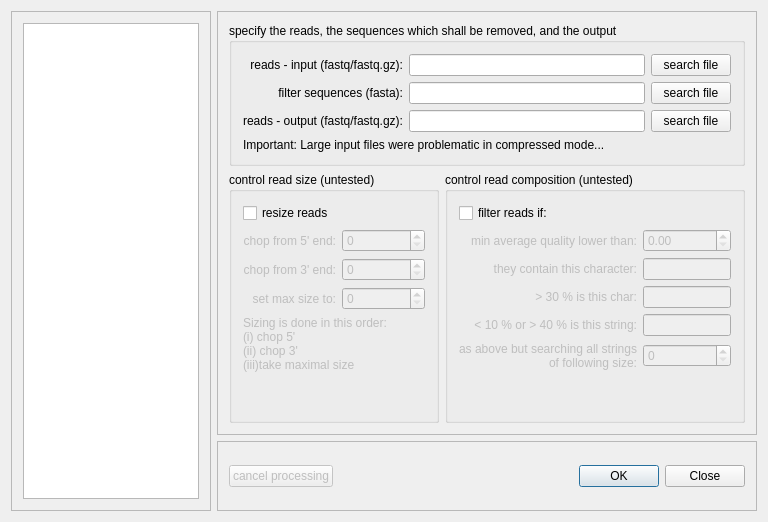
<?xml version="1.0" encoding="UTF-8"?>
<ui version="4.0">
 <class>Widget</class>
 <widget class="QWidget" name="Widget">
  <property name="geometry">
   <rect>
    <x>0</x>
    <y>0</y>
    <width>752</width>
    <height>508</height>
   </rect>
  </property>
  <property name="windowTitle">
   <string>Widget</string>
  </property>
  <layout class="QGridLayout" name="gridLayout_7">
   <item row="0" column="0" rowspan="2">
    <widget class="QFrame" name="frame_2">
     <property name="minimumSize">
      <size>
       <width>200</width>
       <height>500</height>
      </size>
     </property>
     <property name="frameShape">
      <enum>QFrame::StyledPanel</enum>
     </property>
     <property name="frameShadow">
      <enum>QFrame::Raised</enum>
     </property>
     <layout class="QGridLayout" name="gridLayout">
      <item row="0" column="0">
       <widget class="QListWidget" name="queueListWidget"/>
      </item>
     </layout>
    </widget>
   </item>
   <item row="0" column="1">
    <widget class="QFrame" name="frame">
     <property name="minimumSize">
      <size>
       <width>540</width>
       <height>400</height>
      </size>
     </property>
     <property name="frameShape">
      <enum>QFrame::StyledPanel</enum>
     </property>
     <property name="frameShadow">
      <enum>QFrame::Raised</enum>
     </property>
     <layout class="QGridLayout" name="gridLayout_6">
      <item row="1" column="1">
       <widget class="QGroupBox" name="groupBox_3">
        <property name="minimumSize">
         <size>
          <width>300</width>
          <height>240</height>
         </size>
        </property>
        <property name="title">
         <string>control read composition (untested)</string>
        </property>
        <layout class="QGridLayout" name="gridLayout_4">
         <item row="4" column="1">
          <widget class="QLineEdit" name="uncomplexStringLineEdit">
           <property name="enabled">
            <bool>false</bool>
           </property>
           <property name="maxLength">
            <number>100</number>
           </property>
          </widget>
         </item>
         <item row="4" column="0">
          <widget class="QLabel" name="label_12">
           <property name="enabled">
            <bool>false</bool>
           </property>
           <property name="text">
            <string>&lt; 10 % or &gt; 40 % is this string:</string>
           </property>
           <property name="alignment">
            <set>Qt::AlignRight|Qt::AlignTrailing|Qt::AlignVCenter</set>
           </property>
          </widget>
         </item>
         <item row="1" column="0">
          <widget class="QLabel" name="label_9">
           <property name="enabled">
            <bool>false</bool>
           </property>
           <property name="text">
            <string>min average quality lower than:</string>
           </property>
           <property name="alignment">
            <set>Qt::AlignRight|Qt::AlignTrailing|Qt::AlignVCenter</set>
           </property>
          </widget>
         </item>
         <item row="5" column="0">
          <widget class="QLabel" name="label_13">
           <property name="enabled">
            <bool>false</bool>
           </property>
           <property name="text">
            <string>as above but searching all strings
of following size:</string>
           </property>
           <property name="alignment">
            <set>Qt::AlignRight|Qt::AlignTrailing|Qt::AlignVCenter</set>
           </property>
          </widget>
         </item>
         <item row="3" column="1">
          <widget class="QLineEdit" name="uncomplexCharLineEdit">
           <property name="enabled">
            <bool>false</bool>
           </property>
           <property name="maxLength">
            <number>4</number>
           </property>
          </widget>
         </item>
         <item row="5" column="1">
          <widget class="QSpinBox" name="uncomplexWordSizeSpinBox">
           <property name="enabled">
            <bool>false</bool>
           </property>
           <property name="maximum">
            <number>1000</number>
           </property>
          </widget>
         </item>
         <item row="2" column="1">
          <widget class="QLineEdit" name="skipCharLineEdit">
           <property name="enabled">
            <bool>false</bool>
           </property>
           <property name="maxLength">
            <number>1</number>
           </property>
          </widget>
         </item>
         <item row="6" column="0">
          <spacer name="verticalSpacer_2">
           <property name="orientation">
            <enum>Qt::Vertical</enum>
           </property>
           <property name="sizeHint" stdset="0">
            <size>
             <width>20</width>
             <height>54</height>
            </size>
           </property>
          </spacer>
         </item>
         <item row="2" column="0">
          <widget class="QLabel" name="label_10">
           <property name="enabled">
            <bool>false</bool>
           </property>
           <property name="text">
            <string>they contain this character:</string>
           </property>
           <property name="alignment">
            <set>Qt::AlignRight|Qt::AlignTrailing|Qt::AlignVCenter</set>
           </property>
          </widget>
         </item>
         <item row="0" column="0" colspan="2">
          <widget class="QCheckBox" name="filterCheckBox">
           <property name="text">
            <string>filter reads if:</string>
           </property>
          </widget>
         </item>
         <item row="1" column="1">
          <widget class="QDoubleSpinBox" name="minQualSpinBox">
           <property name="enabled">
            <bool>false</bool>
           </property>
          </widget>
         </item>
         <item row="3" column="0">
          <widget class="QLabel" name="label_11">
           <property name="enabled">
            <bool>false</bool>
           </property>
           <property name="text">
            <string>&gt; 30 % is this char:</string>
           </property>
           <property name="alignment">
            <set>Qt::AlignRight|Qt::AlignTrailing|Qt::AlignVCenter</set>
           </property>
          </widget>
         </item>
        </layout>
       </widget>
      </item>
      <item row="1" column="0">
       <widget class="QGroupBox" name="groupBox_2">
        <property name="minimumSize">
         <size>
          <width>210</width>
          <height>240</height>
         </size>
        </property>
        <property name="title">
         <string>control read size (untested)</string>
        </property>
        <layout class="QGridLayout" name="gridLayout_3">
         <item row="0" column="0">
          <widget class="QCheckBox" name="sizingCheckBox">
           <property name="text">
            <string>resize reads</string>
           </property>
          </widget>
         </item>
         <item row="0" column="1">
          <spacer name="horizontalSpacer">
           <property name="orientation">
            <enum>Qt::Horizontal</enum>
           </property>
           <property name="sizeHint" stdset="0">
            <size>
             <width>47</width>
             <height>20</height>
            </size>
           </property>
          </spacer>
         </item>
         <item row="1" column="0">
          <widget class="QLabel" name="label_6">
           <property name="enabled">
            <bool>false</bool>
           </property>
           <property name="text">
            <string>chop from 5' end:</string>
           </property>
           <property name="alignment">
            <set>Qt::AlignRight|Qt::AlignTrailing|Qt::AlignVCenter</set>
           </property>
          </widget>
         </item>
         <item row="1" column="1" colspan="2">
          <widget class="QSpinBox" name="chopLeftSpinBox">
           <property name="enabled">
            <bool>false</bool>
           </property>
           <property name="maximum">
            <number>1000</number>
           </property>
           <property name="singleStep">
            <number>5</number>
           </property>
          </widget>
         </item>
         <item row="2" column="0">
          <widget class="QLabel" name="label_7">
           <property name="enabled">
            <bool>false</bool>
           </property>
           <property name="text">
            <string>chop from 3' end:</string>
           </property>
           <property name="alignment">
            <set>Qt::AlignRight|Qt::AlignTrailing|Qt::AlignVCenter</set>
           </property>
          </widget>
         </item>
         <item row="2" column="1" colspan="2">
          <widget class="QSpinBox" name="chopRightSpinBox">
           <property name="enabled">
            <bool>false</bool>
           </property>
           <property name="maximum">
            <number>1000</number>
           </property>
          </widget>
         </item>
         <item row="3" column="0">
          <widget class="QLabel" name="label_8">
           <property name="enabled">
            <bool>false</bool>
           </property>
           <property name="text">
            <string>set max size to:</string>
           </property>
           <property name="alignment">
            <set>Qt::AlignRight|Qt::AlignTrailing|Qt::AlignVCenter</set>
           </property>
          </widget>
         </item>
         <item row="3" column="1" colspan="2">
          <widget class="QSpinBox" name="fixedSizeSpinBox">
           <property name="enabled">
            <bool>false</bool>
           </property>
           <property name="maximum">
            <number>9999</number>
           </property>
          </widget>
         </item>
         <item row="4" column="0" colspan="2">
          <widget class="QLabel" name="label_5">
           <property name="enabled">
            <bool>false</bool>
           </property>
           <property name="text">
            <string>Sizing is done in this order:
(i) chop 5'
(ii) chop 3'
(iii)take maximal size</string>
           </property>
          </widget>
         </item>
         <item row="4" column="2">
          <spacer name="horizontalSpacer_2">
           <property name="orientation">
            <enum>Qt::Horizontal</enum>
           </property>
           <property name="sizeHint" stdset="0">
            <size>
             <width>30</width>
             <height>20</height>
            </size>
           </property>
          </spacer>
         </item>
         <item row="5" column="0">
          <spacer name="verticalSpacer">
           <property name="orientation">
            <enum>Qt::Vertical</enum>
           </property>
           <property name="sizeHint" stdset="0">
            <size>
             <width>20</width>
             <height>50</height>
            </size>
           </property>
          </spacer>
         </item>
        </layout>
       </widget>
      </item>
      <item row="0" column="0" colspan="2">
       <widget class="QGroupBox" name="groupBox">
        <property name="title">
         <string>specify the reads, the sequences which shall be removed, and the output</string>
        </property>
        <layout class="QGridLayout" name="gridLayout_2">
         <item row="0" column="0">
          <widget class="QLabel" name="label">
           <property name="text">
            <string>reads - input (fastq/fastq.gz):</string>
           </property>
           <property name="alignment">
            <set>Qt::AlignRight|Qt::AlignTrailing|Qt::AlignVCenter</set>
           </property>
          </widget>
         </item>
         <item row="0" column="1">
          <widget class="QLineEdit" name="readsInfileLineEdit"/>
         </item>
         <item row="0" column="2">
          <widget class="QPushButton" name="findInputPushButton">
           <property name="text">
            <string>search file</string>
           </property>
          </widget>
         </item>
         <item row="1" column="0">
          <widget class="QLabel" name="label_2">
           <property name="text">
            <string>filter sequences (fasta):</string>
           </property>
           <property name="alignment">
            <set>Qt::AlignRight|Qt::AlignTrailing|Qt::AlignVCenter</set>
           </property>
          </widget>
         </item>
         <item row="1" column="1">
          <widget class="QLineEdit" name="fastaLineEdit"/>
         </item>
         <item row="1" column="2">
          <widget class="QPushButton" name="findFilterPushButton">
           <property name="text">
            <string>search file</string>
           </property>
          </widget>
         </item>
         <item row="2" column="0">
          <widget class="QLabel" name="label_3">
           <property name="text">
            <string>reads - output (fastq/fastq.gz):</string>
           </property>
           <property name="alignment">
            <set>Qt::AlignRight|Qt::AlignTrailing|Qt::AlignVCenter</set>
           </property>
          </widget>
         </item>
         <item row="2" column="1">
          <widget class="QLineEdit" name="readsOutfileLineEdit"/>
         </item>
         <item row="2" column="2">
          <widget class="QPushButton" name="findOutputPushButton">
           <property name="text">
            <string>search file</string>
           </property>
          </widget>
         </item>
         <item row="3" column="0" colspan="3">
          <widget class="QLabel" name="label_4">
           <property name="text">
            <string>Important: Large input files were problematic in compressed mode...</string>
           </property>
          </widget>
         </item>
        </layout>
       </widget>
      </item>
     </layout>
    </widget>
   </item>
   <item row="1" column="1">
    <widget class="QFrame" name="frame_3">
     <property name="minimumSize">
      <size>
       <width>0</width>
       <height>70</height>
      </size>
     </property>
     <property name="frameShape">
      <enum>QFrame::StyledPanel</enum>
     </property>
     <property name="frameShadow">
      <enum>QFrame::Raised</enum>
     </property>
     <layout class="QGridLayout" name="gridLayout_5">
      <item row="0" column="0">
       <widget class="QPushButton" name="cancelPushButton">
        <property name="enabled">
         <bool>false</bool>
        </property>
        <property name="text">
         <string>cancel processing</string>
        </property>
       </widget>
      </item>
      <item row="0" column="1">
       <spacer name="horizontalSpacer_3">
        <property name="orientation">
         <enum>Qt::Horizontal</enum>
        </property>
        <property name="sizeHint" stdset="0">
         <size>
          <width>189</width>
          <height>20</height>
         </size>
        </property>
       </spacer>
      </item>
      <item row="0" column="2">
       <widget class="QDialogButtonBox" name="buttonBox">
        <property name="standardButtons">
         <set>QDialogButtonBox::Close|QDialogButtonBox::Ok</set>
        </property>
       </widget>
      </item>
     </layout>
    </widget>
   </item>
  </layout>
 </widget>
 <layoutdefault spacing="6" margin="11"/>
 <tabstops>
  <tabstop>readsInfileLineEdit</tabstop>
  <tabstop>findInputPushButton</tabstop>
  <tabstop>fastaLineEdit</tabstop>
  <tabstop>findFilterPushButton</tabstop>
  <tabstop>readsOutfileLineEdit</tabstop>
  <tabstop>findOutputPushButton</tabstop>
  <tabstop>sizingCheckBox</tabstop>
  <tabstop>chopLeftSpinBox</tabstop>
  <tabstop>chopRightSpinBox</tabstop>
  <tabstop>fixedSizeSpinBox</tabstop>
  <tabstop>filterCheckBox</tabstop>
  <tabstop>minQualSpinBox</tabstop>
  <tabstop>skipCharLineEdit</tabstop>
  <tabstop>uncomplexCharLineEdit</tabstop>
  <tabstop>uncomplexStringLineEdit</tabstop>
  <tabstop>uncomplexWordSizeSpinBox</tabstop>
  <tabstop>queueListWidget</tabstop>
  <tabstop>cancelPushButton</tabstop>
  <tabstop>buttonBox</tabstop>
 </tabstops>
 <resources/>
 <connections>
  <connection>
   <sender>sizingCheckBox</sender>
   <signal>clicked(bool)</signal>
   <receiver>label_6</receiver>
   <slot>setEnabled(bool)</slot>
   <hints>
    <hint type="sourcelabel">
     <x>308</x>
     <y>221</y>
    </hint>
    <hint type="destinationlabel">
     <x>305</x>
     <y>250</y>
    </hint>
   </hints>
  </connection>
  <connection>
   <sender>sizingCheckBox</sender>
   <signal>clicked(bool)</signal>
   <receiver>label_7</receiver>
   <slot>setEnabled(bool)</slot>
   <hints>
    <hint type="sourcelabel">
     <x>271</x>
     <y>225</y>
    </hint>
    <hint type="destinationlabel">
     <x>288</x>
     <y>279</y>
    </hint>
   </hints>
  </connection>
  <connection>
   <sender>sizingCheckBox</sender>
   <signal>clicked(bool)</signal>
   <receiver>label_8</receiver>
   <slot>setEnabled(bool)</slot>
   <hints>
    <hint type="sourcelabel">
     <x>263</x>
     <y>222</y>
    </hint>
    <hint type="destinationlabel">
     <x>269</x>
     <y>309</y>
    </hint>
   </hints>
  </connection>
  <connection>
   <sender>sizingCheckBox</sender>
   <signal>clicked(bool)</signal>
   <receiver>label_5</receiver>
   <slot>setEnabled(bool)</slot>
   <hints>
    <hint type="sourcelabel">
     <x>254</x>
     <y>223</y>
    </hint>
    <hint type="destinationlabel">
     <x>255</x>
     <y>338</y>
    </hint>
   </hints>
  </connection>
  <connection>
   <sender>sizingCheckBox</sender>
   <signal>clicked(bool)</signal>
   <receiver>fixedSizeSpinBox</receiver>
   <slot>setEnabled(bool)</slot>
   <hints>
    <hint type="sourcelabel">
     <x>333</x>
     <y>221</y>
    </hint>
    <hint type="destinationlabel">
     <x>355</x>
     <y>305</y>
    </hint>
   </hints>
  </connection>
  <connection>
   <sender>sizingCheckBox</sender>
   <signal>clicked(bool)</signal>
   <receiver>chopRightSpinBox</receiver>
   <slot>setEnabled(bool)</slot>
   <hints>
    <hint type="sourcelabel">
     <x>319</x>
     <y>227</y>
    </hint>
    <hint type="destinationlabel">
     <x>353</x>
     <y>275</y>
    </hint>
   </hints>
  </connection>
  <connection>
   <sender>sizingCheckBox</sender>
   <signal>clicked(bool)</signal>
   <receiver>chopLeftSpinBox</receiver>
   <slot>setEnabled(bool)</slot>
   <hints>
    <hint type="sourcelabel">
     <x>241</x>
     <y>225</y>
    </hint>
    <hint type="destinationlabel">
     <x>378</x>
     <y>254</y>
    </hint>
   </hints>
  </connection>
  <connection>
   <sender>filterCheckBox</sender>
   <signal>clicked(bool)</signal>
   <receiver>label_9</receiver>
   <slot>setEnabled(bool)</slot>
   <hints>
    <hint type="sourcelabel">
     <x>510</x>
     <y>219</y>
    </hint>
    <hint type="destinationlabel">
     <x>645</x>
     <y>247</y>
    </hint>
   </hints>
  </connection>
  <connection>
   <sender>filterCheckBox</sender>
   <signal>clicked(bool)</signal>
   <receiver>label_10</receiver>
   <slot>setEnabled(bool)</slot>
   <hints>
    <hint type="sourcelabel">
     <x>531</x>
     <y>224</y>
    </hint>
    <hint type="destinationlabel">
     <x>520</x>
     <y>277</y>
    </hint>
   </hints>
  </connection>
  <connection>
   <sender>filterCheckBox</sender>
   <signal>clicked(bool)</signal>
   <receiver>label_11</receiver>
   <slot>setEnabled(bool)</slot>
   <hints>
    <hint type="sourcelabel">
     <x>497</x>
     <y>226</y>
    </hint>
    <hint type="destinationlabel">
     <x>573</x>
     <y>306</y>
    </hint>
   </hints>
  </connection>
  <connection>
   <sender>filterCheckBox</sender>
   <signal>clicked(bool)</signal>
   <receiver>label_12</receiver>
   <slot>setEnabled(bool)</slot>
   <hints>
    <hint type="sourcelabel">
     <x>495</x>
     <y>223</y>
    </hint>
    <hint type="destinationlabel">
     <x>552</x>
     <y>342</y>
    </hint>
   </hints>
  </connection>
  <connection>
   <sender>filterCheckBox</sender>
   <signal>clicked(bool)</signal>
   <receiver>label_13</receiver>
   <slot>setEnabled(bool)</slot>
   <hints>
    <hint type="sourcelabel">
     <x>488</x>
     <y>219</y>
    </hint>
    <hint type="destinationlabel">
     <x>510</x>
     <y>360</y>
    </hint>
   </hints>
  </connection>
  <connection>
   <sender>filterCheckBox</sender>
   <signal>clicked(bool)</signal>
   <receiver>minQualSpinBox</receiver>
   <slot>setEnabled(bool)</slot>
   <hints>
    <hint type="sourcelabel">
     <x>715</x>
     <y>225</y>
    </hint>
    <hint type="destinationlabel">
     <x>718</x>
     <y>239</y>
    </hint>
   </hints>
  </connection>
  <connection>
   <sender>filterCheckBox</sender>
   <signal>clicked(bool)</signal>
   <receiver>skipCharLineEdit</receiver>
   <slot>setEnabled(bool)</slot>
   <hints>
    <hint type="sourcelabel">
     <x>686</x>
     <y>224</y>
    </hint>
    <hint type="destinationlabel">
     <x>691</x>
     <y>277</y>
    </hint>
   </hints>
  </connection>
  <connection>
   <sender>filterCheckBox</sender>
   <signal>clicked(bool)</signal>
   <receiver>uncomplexCharLineEdit</receiver>
   <slot>setEnabled(bool)</slot>
   <hints>
    <hint type="sourcelabel">
     <x>672</x>
     <y>224</y>
    </hint>
    <hint type="destinationlabel">
     <x>671</x>
     <y>301</y>
    </hint>
   </hints>
  </connection>
  <connection>
   <sender>filterCheckBox</sender>
   <signal>clicked(bool)</signal>
   <receiver>uncomplexStringLineEdit</receiver>
   <slot>setEnabled(bool)</slot>
   <hints>
    <hint type="sourcelabel">
     <x>655</x>
     <y>225</y>
    </hint>
    <hint type="destinationlabel">
     <x>717</x>
     <y>327</y>
    </hint>
   </hints>
  </connection>
  <connection>
   <sender>filterCheckBox</sender>
   <signal>clicked(bool)</signal>
   <receiver>uncomplexWordSizeSpinBox</receiver>
   <slot>setEnabled(bool)</slot>
   <hints>
    <hint type="sourcelabel">
     <x>623</x>
     <y>221</y>
    </hint>
    <hint type="destinationlabel">
     <x>695</x>
     <y>363</y>
    </hint>
   </hints>
  </connection>
 </connections>
</ui>
